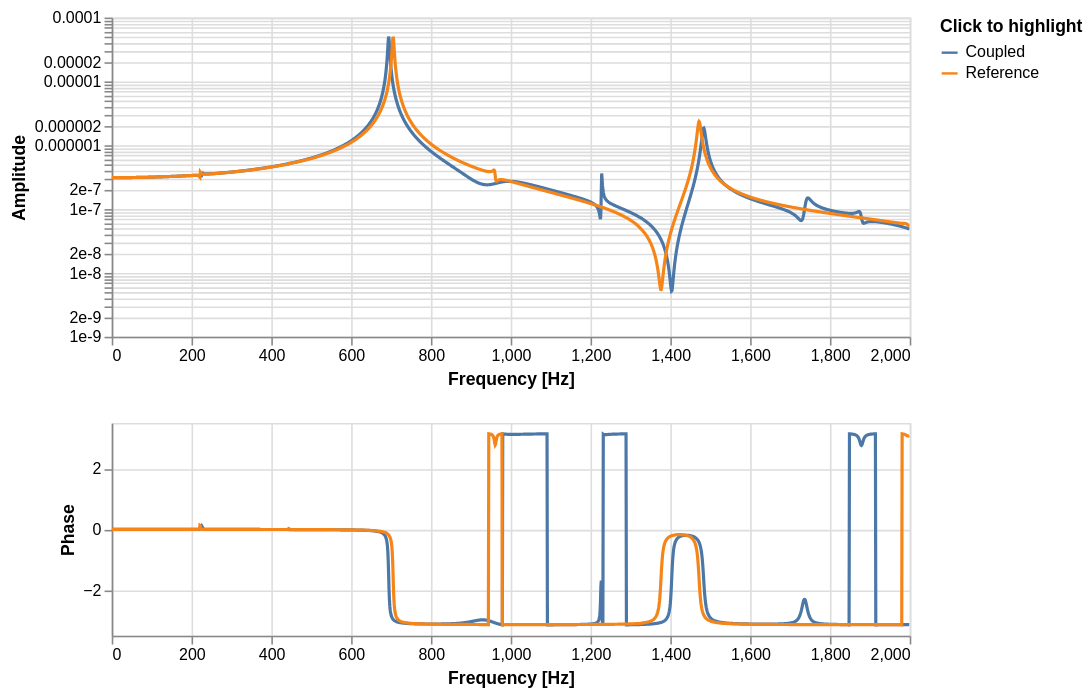

Write notebook code for a chart like this one.
### Markdown cell above
The decoupled and the reference results can then be compared:

### Code cell
out = 0
inp = 2

pyFBS.plot_frequency_response(MK_A.freq, np.hstack((Y_A_coupled[:,out:out+1,inp:inp+1],MK_A.FRF[:,out:out+1,inp:inp+1])),
                              labels=('Coupled', 'Reference'))

### Figure 1 — Vega-Lite specification as saved in the notebook (floating-point values rounded to 4 significant figures; data arrays with more than 128 entries replaced by an {"elided": "..."} marker saying what was removed)
{"config": {"view": {"continuousWidth": 400, "continuousHeight": 300}}, "vconcat": [{"mark": "line", "encoding": {"color": {"type": "nominal", "field": "out_in", "legend": {"title": "Click to highlight"}}, "opacity": {"condition": {"value": 1, "selection": "selector001"}, "value": 0.2}, "x": {"type": "quantitative", "axis": {"title": "Frequency [Hz]"}, "field": "f"}, "y": {"type": "quantitative", "axis": {"title": "Amplitude"}, "field": "A", "scale": {"base": 10, "type": "log"}}}, "height": 200.0, "selection": {"selector002": {"type": "interval", "bind": "scales"}, "selector001": {"type": "multi", "fields": ["out_in"], "bind": "legend"}}, "width": 500}, {"mark": "line", "encoding": {"color": {"type": "nominal", "field": "out_in"}, "opacity": {"condition": {"value": 1, "selection": "selector001"}, "value": 0.2}, "x": {"type": "quantitative", "axis": {"title": "Frequency [Hz]"}, "field": "f"}, "y": {"type": "quantitative", "axis": {"title": "Phase"}, "field": "ph"}}, "height": 133.3, "selection": {"selector002": {"type": "interval", "bind": "scales"}, "selector001": {"type": "multi", "fields": ["out_in"], "bind": "legend"}}, "width": 500}], "data": {"name": "data-1cbe890a117b4e6213f8d7cb87c81526"}, "$schema": "https://vega.github.io/schema/vega-lite/v4.8.1.json", "datasets": {"data-1cbe890a117b4e6213f8d7cb87c81526": {"elided": "4000 records"}}}
